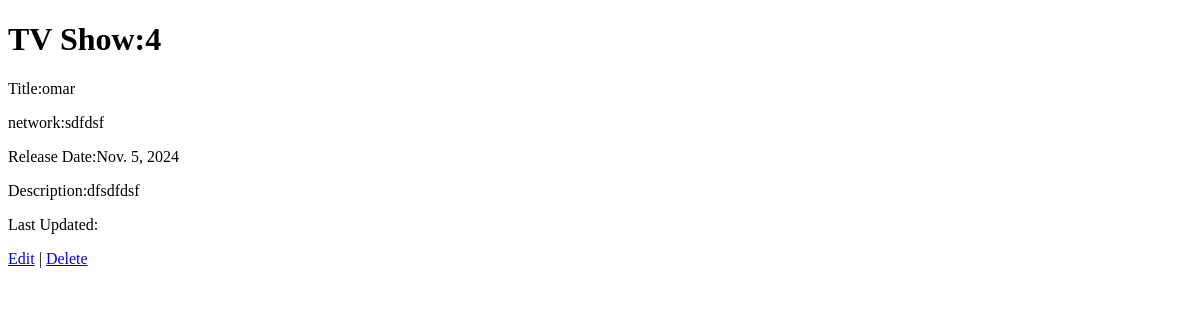
Page /shows/4 on the earlier database version.
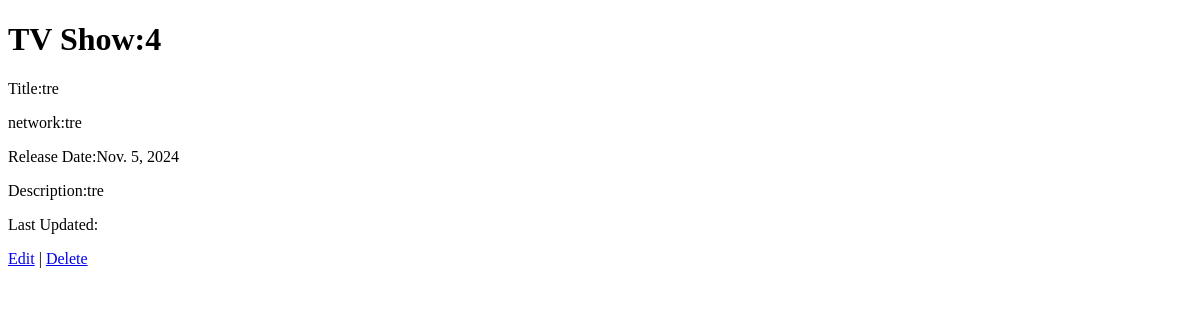
Same page on the later database version.
### show/models.py (models this page shows)
class Show(models.Model):
    title=models.CharField(max_length=255)
    network=models.CharField(max_length=255)
    release_date=models.DateField()
    description=models.TextField()
    created_at=models.DateTimeField(auto_now_add=True)
    updated_at=models.DateTimeField(auto_now=True)
    objects = ShowManager()

### show/views.py (the view)
# urls.py: path('shows/<int:id>',views.getbyid),
def getbyid(request,id):
    context = {
     'i': models.get_by_id(id)
    }
    return render (request,"read.html", context)

### show/models.py (called while the page is built)
def get_by_id(id):
    return Show.objects.get(id=id)

### show/templates/read.html (shortened to what this page needs)
<!DOCTYPE html>
<html lang="en">
<head>
</head>
<body>
    <h1>TV Show:{{i.id}}</h1>
    <p>Title:{{i.title}}</p>
    <p>network:{{i.network}}</p>
    <p>Release Date:{{i.release_date}}</p>
    <p>Description:{{i.description}}</p>
    <p>Last Updated: </p>
    <a href="/">Edit</a> | <a href="/shows/{{i.id}}/destroy">Delete</a>
</body>
</html>

Differences in the rows shown:
changed Show id 4: title "omar" → "tre"; network "sdfdsf" → "tre"; description "dfsdfdsf" → "tre"
